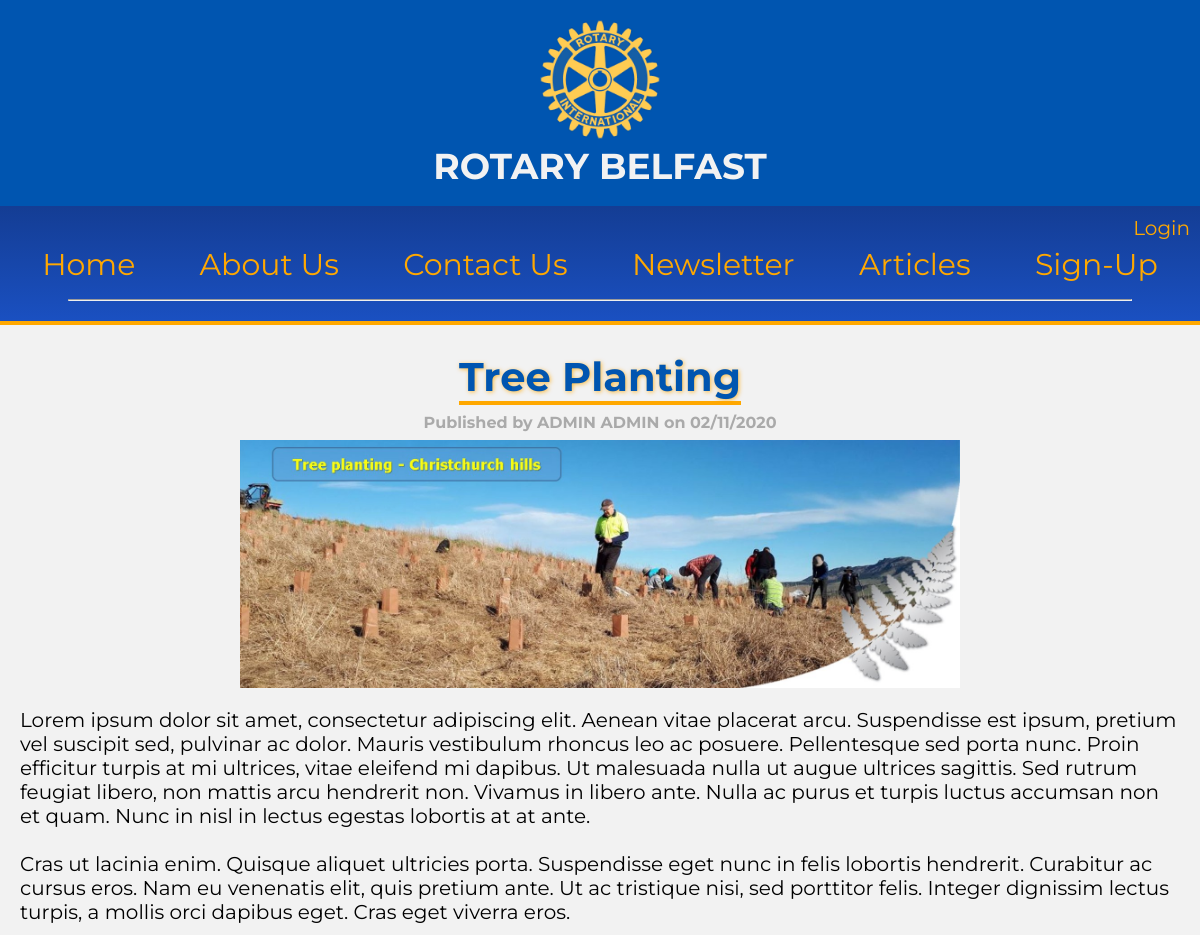
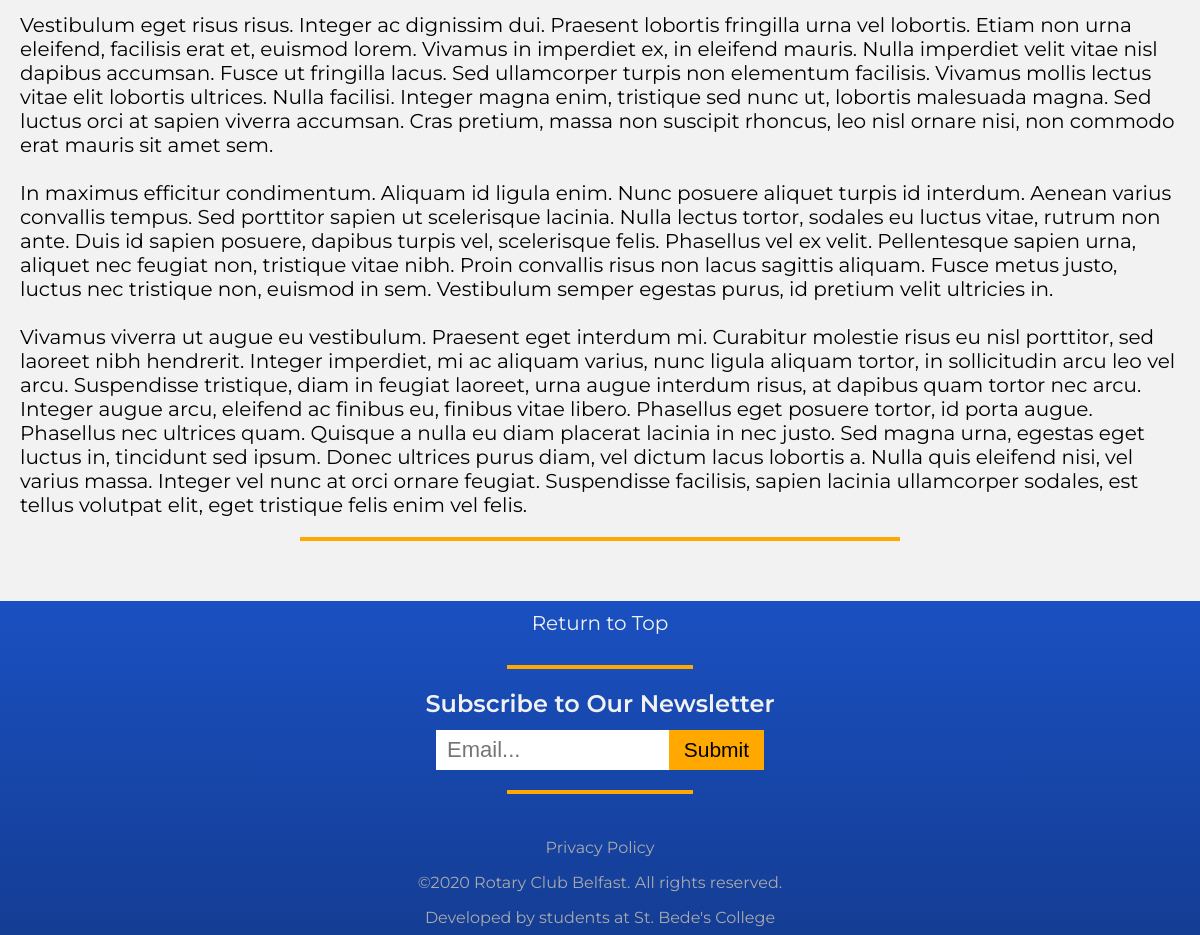
The page /article.php?AID=2 on the database its author committed (2 pictures, top to bottom).
### tables this page shows
CREATE TABLE `tbl_articles` (
  `AID` int(11) NOT NULL,
  `Title` varchar(50) NOT NULL,
  `Description` varchar(70) NOT NULL,
  `Content` longtext NOT NULL,
  `Date` date NOT NULL,
  `Author` int(11) NOT NULL,
  `Featured` tinyint(1) NOT NULL,
  `Moderated` tinyint(1) NOT NULL
);

### inc/depends.php (called while the page is built, shortened)
<?php
function format_date(string $date){
  list($year, $month, $day) = explode('-',$date);
  $new_date = "{$day}/{$month}/{$year}";
  return $new_date;
}
?>

### article.php (the view, shortened to what this page needs)
<!DOCTYPE html>
<html lang="en">
<?php include './inc/head.php';
      if(isset($_GET['AID'])){
        $ID = $_GET['AID'];
        $article_query = "SELECT *
                          FROM tbl_articles
                          INNER JOIN tbl_login
                          ON tbl_articles.Author = tbl_login.ID
                          WHERE tbl_articles.AID = {$ID}";
        $result = $conn -> query($article_query);
        $article = $result -> fetch_assoc();
      }
      else{
        header("Location: ./articles.php");
      }
?>
<body>
  <?php include './inc/title.php';
        include './inc/nav.php';
    ?>
  <div class="row">
    <div class="article column">
      <h1 class="article__title"><?php echo $article['Title']; ?></h1>
      <h4 class="article__info">Published by <b><?php echo strtoupper("{$article['NameF']} {$article['NameS']}"); ?></b> on <b><?php echo format_date($article['Date']); ?></b></h4>
      <img src="./media/articles/<?php echo $article['AID']; ?>.jpg" alt="Article Image" class="article__image">
      <span class="article__content">
        <?php echo nl2br($article['Content']); ?>
      </span>
    </div>
  </div>
  <?php include './inc/footer.php'; ?>
</body>
</html>

### css/style.css (style rules this page uses)
:root { font-size: 20px; font-family: 'Montserrat'; }
body { padding: 0; margin: 0; background-color: #F2F2F2; align-content: center; }
.row { display: flex; flex-direction: row; }
.column { display: flex; flex-direction: column; }
.article { width: 100%; position: relative; align-items: center; }
.article__title { text-align: center; font-weight: 700; color: #0055B0; border-bottom: 0.1em solid #FFA800; text-shadow: 1px 1px 4px rgba(255, 168, 0, 0.75); margin-bottom: 0; }
.article__info { text-align: center; color: #AAAAAA; font-size: 0.8em; margin: 0.5em; }
.article__image { width: 100%; }
@media only screen and (min-width: 800px) { .article__image { width: 60%; } }
.article__content { padding: 1em; }
.article:after { position: relative; content: ""; width: 50%; border-bottom: 0.2em solid #FFA800; margin-bottom: 1em; }

### rows shown on the page
tbl_articles: Title "Tree Planting", Author.NameS "ADMIN ADMIN", Date "02/11/2020", Content "Lorem ipsum dolor sit amet, consectetur adipiscing elit. Aenean vitae placerat arcu. Suspendisse est ipsum, pretium vel suscipit sed, pulvinar ac dolor. Mauris vestibulum rhoncus leo ac posuere. Pellentesque sed porta nunc. Proin efficitur turpis at mi ultrices, vitae eleifend mi dapibus. Ut malesuada nulla ut augue ultrices sagittis. Sed rutrum feugiat libero, non mattis arcu hendrerit non. Vivamus in libero ante. Nulla ac purus et turpis luctus accumsan non et quam. Nunc in nisl in lectus egestas lobortis at at ante. Cras ut lacinia enim. Quisque aliquet ultricies porta. Suspendisse eget nunc in felis lobortis hendrerit. Curabitur ac cursus eros. Nam eu venenatis elit, quis pretium ante.…"

### other values the page prints
$login_state "Login"
$display_text "Home"
$display_text "About Us"
$display_text "Contact Us"
$display_text "Newsletter"
$display_text "Articles"
$display_text "Sign-Up"
